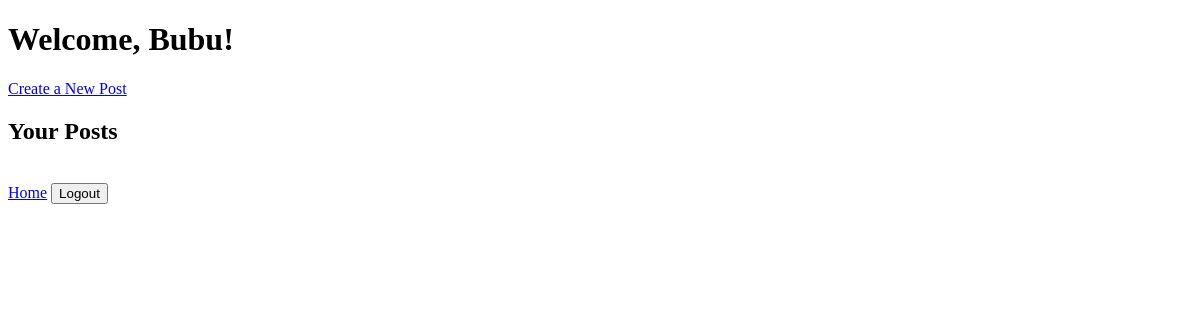
The app's page /user_area (signed in), older data.
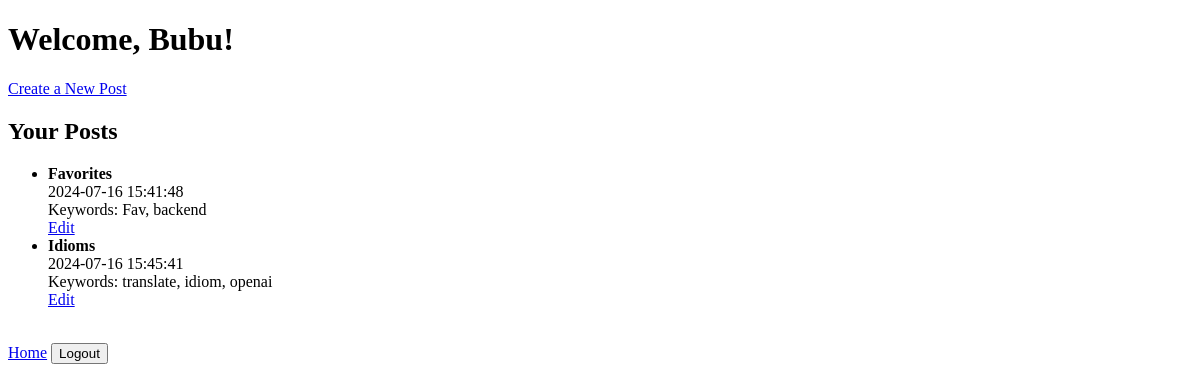
The same page, newer data.
### app/models.py (models this page shows)
class Post(db.Model):
    id = db.Column(db.Integer, primary_key=True)
    title = db.Column(db.String(100), nullable=False)
    content = db.Column(db.Text, nullable=False)
    date_posted = db.Column(db.DateTime, nullable=False, default=datetime.utcnow)
    keywords = db.Column(db.String(100), nullable=True)
    user_id = db.Column(db.Integer, db.ForeignKey('user.id'), nullable=False)
    comments = db.relationship('Comment', backref='post', lazy=True)

### app/routes.py (the view)
@bp.route('/user_area')
@login_required
def user_area():
    posts = Post.query.filter_by(user_id=current_user.id).all()
    logout_form = LogoutForm()
    return render_template('user_area.html', posts=posts, logout_form=logout_form)

### app/models.py (called while the page is built)
@login_manager.user_loader
def load_user(user_id):
    return User.query.get(int(user_id))

### app/templates/user_area.html (shortened to what this page needs)
<!DOCTYPE html>
<html lang="en">
<head>
</head>
<body>
    <h1>Welcome, {{ current_user.nickname }}!</h1>
    <a href="{{ url_for('main.new_post') }}">Create a New Post</a>
    <h2>Your Posts</h2>
    <ul>
        {% for post in posts %}
        <li>
            <strong>{{ post.title }}</strong><br>
            {{ post.date_posted.strftime('%Y-%m-%d %H:%M:%S') }}<br>
            Keywords: {{ post.keywords }}<br>
            <a href="{{ url_for('main.edit_post', post_id=post.id) }}">Edit</a>
        </li>
        {% endfor %}
    </ul>
    <br>
    <a href="{{ url_for('main.home') }}">Home</a>
    <form action="{{ url_for('main.logout') }}" method="POST" style="display:inline;">
        <button type="submit">Logout</button>
    </form>
</body>
</html>

Row changes from the older to the newer data that the page shows:
added Post: title "Favorites", date_posted "2024-07-16 15:41:48", keywords "Fav, backend"
added Post: title "Idioms", date_posted "2024-07-16 15:45:41", keywords "translate, idiom, openai"
